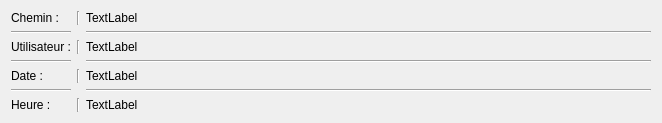
<?xml version="1.0" encoding="UTF-8"?>
<ui version="4.0">
 <class>PropertiesDialog</class>
 <widget class="QDialog" name="PropertiesDialog">
  <property name="geometry">
   <rect>
    <x>0</x>
    <y>0</y>
    <width>662</width>
    <height>117</height>
   </rect>
  </property>
  <property name="windowTitle">
   <string>Caractéristiques de la version actuelle du fichier en cours de modification</string>
  </property>
  <layout class="QGridLayout" name="gridLayout" rowstretch="1">
   <item row="0" column="0">
    <layout class="QGridLayout" name="gridLayout_2" columnstretch="1,1,10">
     <item row="1" column="0">
      <widget class="Line" name="line">
       <property name="orientation">
        <enum>Qt::Horizontal</enum>
       </property>
      </widget>
     </item>
     <item row="3" column="0">
      <widget class="Line" name="line_2">
       <property name="orientation">
        <enum>Qt::Horizontal</enum>
       </property>
      </widget>
     </item>
     <item row="5" column="0">
      <widget class="Line" name="line_3">
       <property name="orientation">
        <enum>Qt::Horizontal</enum>
       </property>
      </widget>
     </item>
     <item row="2" column="0">
      <widget class="QLabel" name="label">
       <property name="text">
        <string>Utilisateur :</string>
       </property>
      </widget>
     </item>
     <item row="2" column="2">
      <widget class="QLabel" name="labelUser">
       <property name="text">
        <string>TextLabel</string>
       </property>
      </widget>
     </item>
     <item row="6" column="2">
      <widget class="QLabel" name="labelTime">
       <property name="text">
        <string>TextLabel</string>
       </property>
      </widget>
     </item>
     <item row="6" column="0">
      <widget class="QLabel" name="label_4">
       <property name="text">
        <string>Heure :</string>
       </property>
      </widget>
     </item>
     <item row="0" column="0">
      <widget class="QLabel" name="label_5">
       <property name="text">
        <string>Chemin :</string>
       </property>
      </widget>
     </item>
     <item row="0" column="2">
      <widget class="QLabel" name="labelPath">
       <property name="text">
        <string>TextLabel</string>
       </property>
      </widget>
     </item>
     <item row="4" column="2">
      <widget class="QLabel" name="labelDate">
       <property name="text">
        <string>TextLabel</string>
       </property>
      </widget>
     </item>
     <item row="4" column="0">
      <widget class="QLabel" name="label_3">
       <property name="text">
        <string>Date :</string>
       </property>
      </widget>
     </item>
     <item row="6" column="1">
      <widget class="Line" name="line_4">
       <property name="orientation">
        <enum>Qt::Vertical</enum>
       </property>
      </widget>
     </item>
     <item row="4" column="1">
      <widget class="Line" name="line_5">
       <property name="orientation">
        <enum>Qt::Vertical</enum>
       </property>
      </widget>
     </item>
     <item row="2" column="1">
      <widget class="Line" name="line_6">
       <property name="orientation">
        <enum>Qt::Vertical</enum>
       </property>
      </widget>
     </item>
     <item row="0" column="1">
      <widget class="Line" name="line_7">
       <property name="orientation">
        <enum>Qt::Vertical</enum>
       </property>
      </widget>
     </item>
     <item row="5" column="2">
      <widget class="Line" name="line_8">
       <property name="orientation">
        <enum>Qt::Horizontal</enum>
       </property>
      </widget>
     </item>
     <item row="3" column="2">
      <widget class="Line" name="line_9">
       <property name="orientation">
        <enum>Qt::Horizontal</enum>
       </property>
      </widget>
     </item>
     <item row="1" column="2">
      <widget class="Line" name="line_10">
       <property name="orientation">
        <enum>Qt::Horizontal</enum>
       </property>
      </widget>
     </item>
    </layout>
   </item>
  </layout>
 </widget>
 <resources/>
 <connections/>
</ui>
